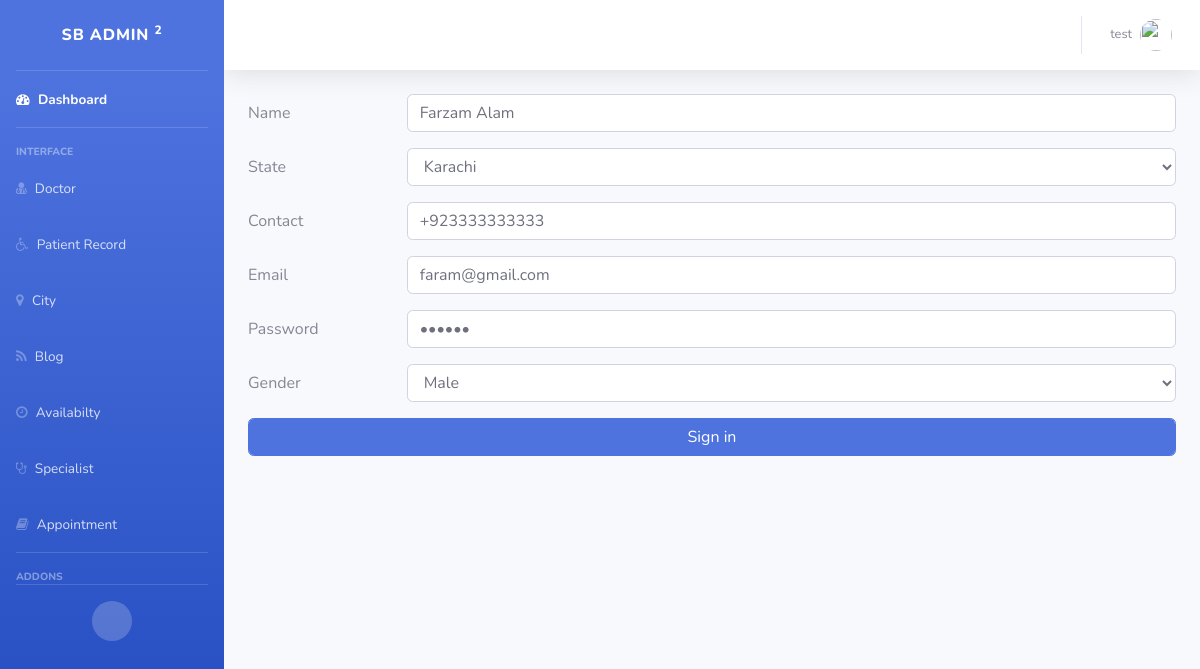
Screenshot of /patient/edit.php?id=5 (signed in) with the database file from the repository.
### tables this page shows
CREATE TABLE `patient` (
  `pid` int(50) NOT NULL,
  `name` varchar(50) NOT NULL,
  `city` int(50) NOT NULL,
  `username` varchar(50) NOT NULL,
  `password` varchar(50) NOT NULL,
  `Gender` varchar(20) DEFAULT NULL,
  `contacts` varchar(100) NOT NULL
);

### patient/edit.php (the view, shortened to what this page needs)
<?php
$id=$_GET['id'];
include 'connection.php';
$query="Select * from patient where pid=".$id;
$result=mysqli_query($conn,$query);
$row =mysqli_fetch_row($result);
$query2="Select * from city";
$result2=mysqli_query($conn,$query2);
?>
<?php
include "../adminpanel.php";
?>
<form method="post">
  <div class="form-group row">
    <label for="n" class="col-sm-2 col-form-label">Name</label>
    <div class="col-sm-10">
      <input type="text" class="form-control" name="paname" id="n"  value="<?php echo $row[1];?>" >
    </div>
</div>
    <div class="form-group row">
      <label for="inputState" class="col-sm-2 col-form-label">State</label>
      <div class="col-sm-10">
      <select id="inputState" name="city" class="form-control">
      <?php
        while($rowc=mysqli_fetch_array($result2))
        {
            if($row[2]==$rowc['C_id'])
            {
        ?>
            <option value=<?php echo $rowc['C_id'];?> selected>
            <?php echo $rowc['C_name']; ?>
            </option>
            <?php
            }
            else {
            ?>
             <option value=<?php echo $rowc['C_id'];?> >
            <?php echo $rowc['C_name']; ?>
            </option>
        <?php
            }
        }
        ?>
      </select>
      </div>
    </div>
    <div class="form-group row">
    <label for="c" class="col-sm-2 col-form-label">Contact</label>
    <div class="col-sm-10">
      <input type="text" name="contactp" class="form-control" id="c" placeholder="Password" value="<?php echo $row[6];?>">
    </div>
  </div>
  <div class="form-group row">
    <label for="e" class="col-sm-2 col-form-label">Email</label>
    <div class="col-sm-10">
      <input name="email" type="Text" class="form-control" id="e" placeholder="Password" value="<?php echo $row[3];?>">
    </div>
  </div>
    <div class="form-group row">
    <label for="inputPassword" class="col-sm-2 col-form-label">Password</label>
    <div class="col-sm-10">
      <input type="password" name="password" class="form-control" id="inputPassword" placeholder="Password" value="<?php echo $row[4];?>">
    </div>
  </div>
  <div class="form-group row">
  <label for="gender" class="col-sm-2 col-form-label">Gender</label>
    <div class="col-sm-10">
        <?php
        $m="Male";
          if($row[5]== $m)
          {
              ?>
    <select name="gender" class="form-control">
                                            <option  selected="selected">Male</option>
                                        </select>
                                        <?php
                        }?>
    </div>
    </div>
  <div class="form-group row">
    <div class="col-sm-12">
      <button type="submit" class="btn btn-primary form-control" name="btnSubmit" >Sign in</button>
    </div>
  </div>
</form>

### rows the page displays
patient: paname "Farzam Alam", contactp "+923333333333", email "faram@gmail.com"

### other values shown
$_SESSION['admin'] "test"
form field city "Karachi"
